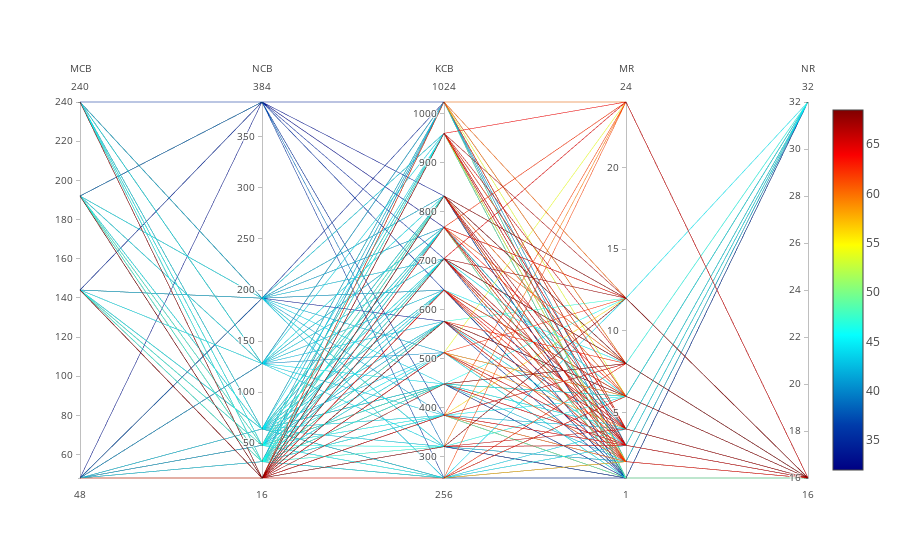

Write notebook code for a chart like this one.
### Code cell
#filepath1 = "fbgemm_results_156800_16_36.log"
#shape = (156800, 16, 36)

#filepath2 = "fbgemm_results_102_2323_256.log"
#shape = (102, 2323, 256)

#shapes = [(102, 2323, 256), (156800, 4, 36), (1, 128, 2876), (6, 256, 1024), (6, 512, 512)]

shapes = [(156800, 16, 36)]

for shape in shapes:
    filepath = "fbgemm_results_{}_{}_{}.log".format(shape[0], shape[1], shape[2])
    df = read_and_create_dataset(filepath, shape)
    plot_config_Gops(df)

### Figure 1 — Plotly figure (JSON) as saved in the notebook; plotly's stock layout.template omitted (floating-point values rounded to 4 significant figures; data arrays with more than 128 entries replaced by an {"elided": "..."} marker saying what was removed)
{"data": [{"dimensions": [{"label": "MCB", "range": [48, 240], "values": {"elided": "398 int values"}}, {"label": "NCB", "range": [16, 384], "values": {"elided": "398 int values"}}, {"label": "KCB", "range": [256, 1024], "values": {"elided": "398 int values"}}, {"label": "MR", "range": [1, 24], "values": {"elided": "398 int values"}}, {"label": "NR", "range": [16, 32], "values": {"elided": "398 int values"}}], "line": {"cmax": 68.47, "cmin": 31.94, "color": {"elided": "398 float values"}, "colorscale": "Jet", "reversescale": false, "showscale": true}, "type": "parcoords", "uid": "fab1eaf4-8f3a-4b36-a848-db44ac6a4ef4"}], "layout": {}}
